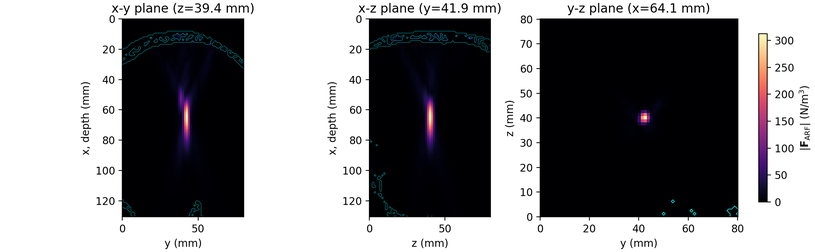
#> input picture data/halle_caudate/validation_report/figures/elastic_arf_ortho.png, 815 x 252 px, shrunk from 2200 x 680 before the run
$ python build_fig4.py
#> lines starting #> are read from the running program, lines starting #| are printed output that depends on the picture
"""Compose Figure 4 (mechanical pipeline: ARF + displacement snapshots).

Layout:
    Row 1: 3 orthogonal ARF slices (elastic_arf_ortho.png)
    Row 2: 5 times x 2 planes displacement snapshots (fig_disp_snapshots.png)
"""
import os
from pathlib import Path

import matplotlib.pyplot as plt
import matplotlib.image as mpimg
from matplotlib.gridspec import GridSpec

HERE = Path(__file__).resolve().parent
FIG_DIR = HERE.parent / "data" / os.environ.get("HALLE_SIM_NAME", "halle_caudate") / "validation_report" / "figures"
OUT_DIR = HERE.parent / "figures"

arf = mpimg.imread(FIG_DIR / "elastic_arf_ortho.png")
#> arf is the input picture: shape (252, 815, 4) float32; mean R, G, B, A 0.554, 0.553, 0.562, 1
disp = mpimg.imread(FIG_DIR / "fig_disp_snapshots.png")
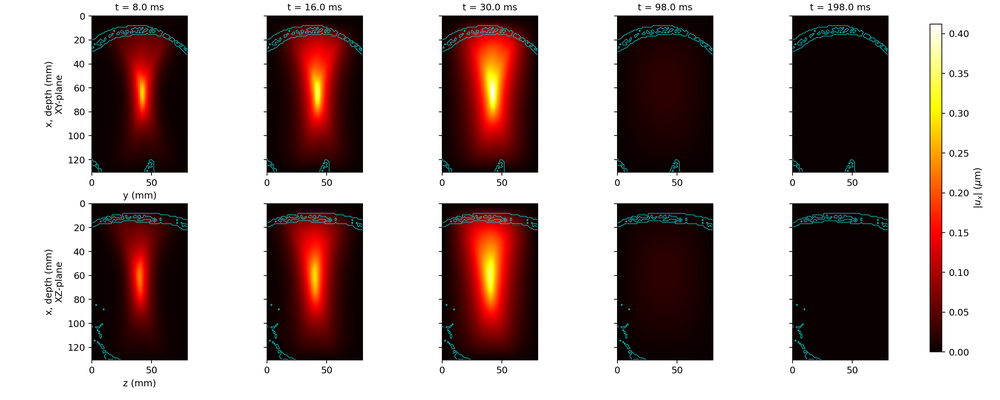
#> input picture data/halle_caudate/validation_report/figures/fig_disp_snapshots.png, 1000 x 400 px, shrunk from 2700 x 1080 before the run
#> disp is the input picture: shape (400, 1000, 4) float32; mean R, G, B, A 0.691, 0.622, 0.613, 1

W = 14.0
h_top = W / (arf.shape[1] / arf.shape[0])
#> h_top = 4.33
h_bot = W / (disp.shape[1] / disp.shape[0])
#> h_bot = 5.6
H = h_top + h_bot
#> H = 9.93

fig = plt.figure(figsize=(W, H))
gs = GridSpec(
    2, 1, figure=fig,
    height_ratios=[h_top, h_bot],
    left=0.0, right=1.0, top=1.0, bottom=0.0,
    hspace=0.02,
)
ax_top = fig.add_subplot(gs[0]); ax_top.imshow(arf);  ax_top.axis("off")
ax_bot = fig.add_subplot(gs[1]); ax_bot.imshow(disp); ax_bot.axis("off")

for ext in ("pdf", "png"):
    out = OUT_DIR / f"fig4_arf_displacement.{ext}"
    fig.savefig(out, dpi=300, bbox_inches="tight", pad_inches=0.05)
    print(f"wrote {out}")
#> this loop made 2 passes
#> pass 1, `fig.savefig(out, dpi=300, bbox_inches="tight", pad_inches=0.05)`:
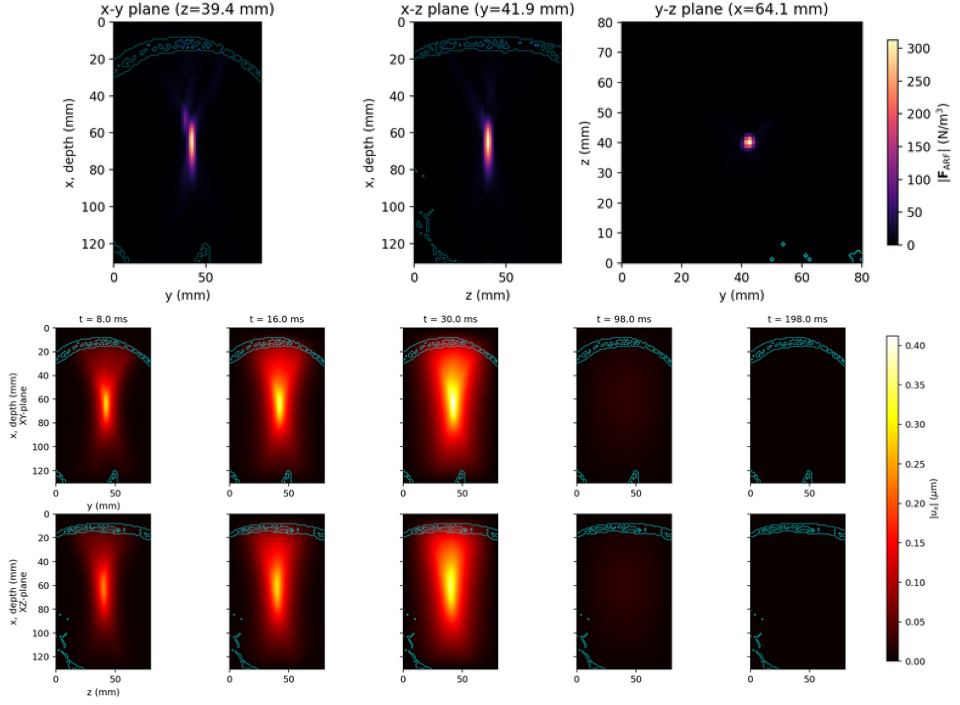
#> figure drawn by matplotlib, 2 panels
plt.close(fig)
